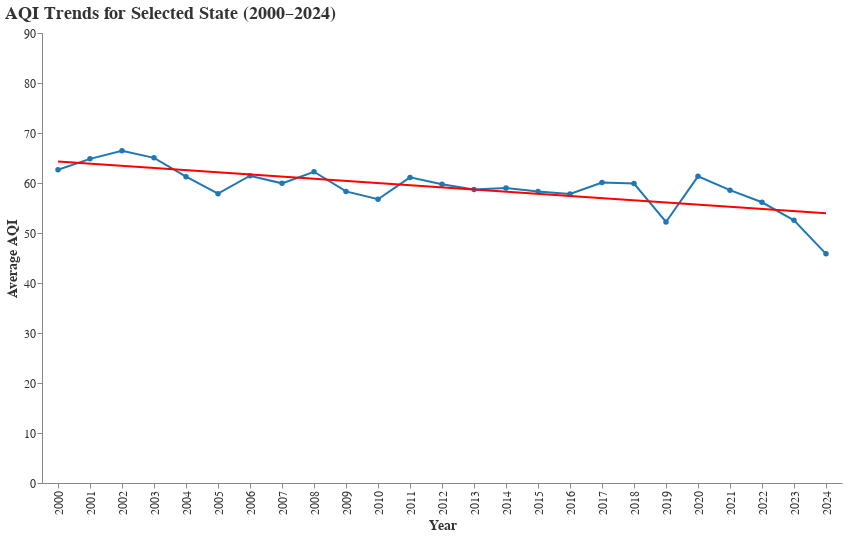

Notebook cell for this chart:
### Code cell
# ----- Interactive State Selector -----

# Create a selection parameter for the state
state_param = alt.param(
    "Select_State",  # Signal name (use underscores instead of spaces)
    bind=alt.binding_select(
        options=state_yearly_aqi["State Name"].unique(), name="Select State: "
    ),
    value="California",  # Default value
)

# Line chart for the selected state with tooltips
line_chart = (
    alt.Chart(state_yearly_aqi)
    .mark_line(point=True)
    .encode(
        x=alt.X("Year:O", title="Year"),
        y=alt.Y(
            "AQI:Q",
            title="Average AQI",
            scale=alt.Scale(domain=[0, state_yearly_aqi["AQI"].max() + 10]),
        ),
        color=alt.value("#1f77b4"),  # Professional blue color for the line
        tooltip=["State Name", "Year", "AQI"],  # Tooltip showing state, year, and AQI
    )
    .transform_filter(
        alt.datum["State Name"]
        == state_param  # Filter the chart based on the selected state
    )
    .properties(
        width=800,
        height=450,
        title=alt.TitleParams(
            "AQI Trends for Selected State (2000–2024)",
            font="Verdana",
            fontSize=18,
            anchor="start",
            color="#333333",  # Dark gray for a professional title color
        ),
    )
    .interactive()
)  # Make the chart interactive (zoom, pan)

# Trend line (linear regression line) with a different color
trend_line = (
    alt.Chart(state_yearly_aqi)
    .mark_line(color="red")
    .encode(
        x="Year:O",
        y="AQI:Q",
        tooltip=[
            alt.Tooltip("Year:O", title="Year"),
            alt.Tooltip("AQI:Q", title="AQI"),
        ],
    )
    .transform_filter(alt.datum["State Name"] == state_param)
    .transform_regression("Year", "AQI", method="linear")
)

# Combine the line chart and trend line
final_chart = (line_chart + trend_line).add_params(state_param)

# Display the final interactive chart with better styling
final_chart.configure_axis(
    grid=False,  # Turn off grid for a cleaner look
    labelFontSize=12,
    titleFontSize=14,
    labelFont="Verdana",
    titleFont="Verdana",
    labelColor="#333333",  # Dark gray for labels
    titleColor="#333333",  # Dark gray for titles
).configure_title(
    fontSize=20,
    font="Verdana",
    anchor="middle",
    color="#1f77b4",  # Title color to match the chart theme
).configure_legend(
    labelFontSize=12,
    titleFontSize=14,
    labelFont="Verdana",
    titleFont="Verdana",
    labelColor="#333333",
    titleColor="#333333",
).configure_view(
    strokeWidth=0  # Remove the border around the chart for a cleaner look
)

### Figure 1 — Vega-Lite specification as saved in the notebook (floating-point values rounded to 4 significant figures; data arrays with more than 128 entries replaced by an {"elided": "..."} marker saying what was removed)
{"config": {"view": {"continuousWidth": 300, "continuousHeight": 300, "strokeWidth": 0}, "axis": {"grid": false, "labelColor": "#333333", "labelFont": "Verdana", "labelFontSize": 12, "titleColor": "#333333", "titleFont": "Verdana", "titleFontSize": 14}, "legend": {"labelColor": "#333333", "labelFont": "Verdana", "labelFontSize": 12, "titleColor": "#333333", "titleFont": "Verdana", "titleFontSize": 14}, "title": {"anchor": "middle", "color": "#1f77b4", "font": "Verdana", "fontSize": 20}}, "layer": [{"mark": {"type": "line", "point": true}, "encoding": {"color": {"value": "#1f77b4"}, "tooltip": [{"field": "State Name", "type": "nominal"}, {"field": "Year", "type": "quantitative"}, {"field": "AQI", "type": "quantitative"}], "x": {"field": "Year", "title": "Year", "type": "ordinal"}, "y": {"field": "AQI", "scale": {"domain": [0, 82.75]}, "title": "Average AQI", "type": "quantitative"}}, "name": "view_3", "title": {"text": "AQI Trends for Selected State (2000–2024)", "anchor": "start", "color": "#333333", "font": "Verdana", "fontSize": 18}, "transform": [{"filter": "(datum['State Name'] === Select_State)"}]}, {"mark": {"type": "line", "color": "red"}, "encoding": {"tooltip": [{"field": "Year", "title": "Year", "type": "ordinal"}, {"field": "AQI", "title": "AQI", "type": "quantitative"}], "x": {"field": "Year", "type": "ordinal"}, "y": {"field": "AQI", "type": "quantitative"}}, "transform": [{"filter": "(datum['State Name'] === Select_State)"}, {"on": "Year", "regression": "AQI", "method": "linear"}]}], "data": {"name": "data-f60bdbd3b8dbe05f469f1baf733e9981"}, "height": 450, "params": [{"name": "param_3", "select": {"type": "interval", "encodings": ["x", "y"]}, "bind": "scales", "views": ["view_3"]}, {"name": "Select_State", "bind": {"input": "select", "options": ["Alabama", "Alaska", "Arizona", "Arkansas", "California", "Canada", "Colorado", "Connecticut", "Delaware", "District Of Columbia", "Florida", "Georgia", "Hawaii", "Idaho", "Illinois", "Indiana", "Iowa", "Kansas", "Kentucky", "Louisiana", "Maine", "Maryland", "Massachusetts", "Michigan", "Minnesota", "Mississippi", "Missouri", "Montana", "Nebraska", "Nevada", "New Hampshire", "New Jersey", "New Mexico", "New York", "North Carolina", "North Dakota", "Ohio", "Oklahoma", "Oregon", "Pennsylvania", "Puerto Rico", "Rhode Island", "South Carolina", "South Dakota", "Tennessee", "Texas", "Utah", "Vermont", "Virgin Islands", "Virginia", "Washington", "West Virginia", "Wisconsin", "Wyoming"], "name": "Select State: "}, "value": "California"}], "width": 800, "$schema": "https://vega.github.io/schema/vega-lite/v5.20.1.json", "datasets": {"data-f60bdbd3b8dbe05f469f1baf733e9981": {"elided": "1331 records"}}}
